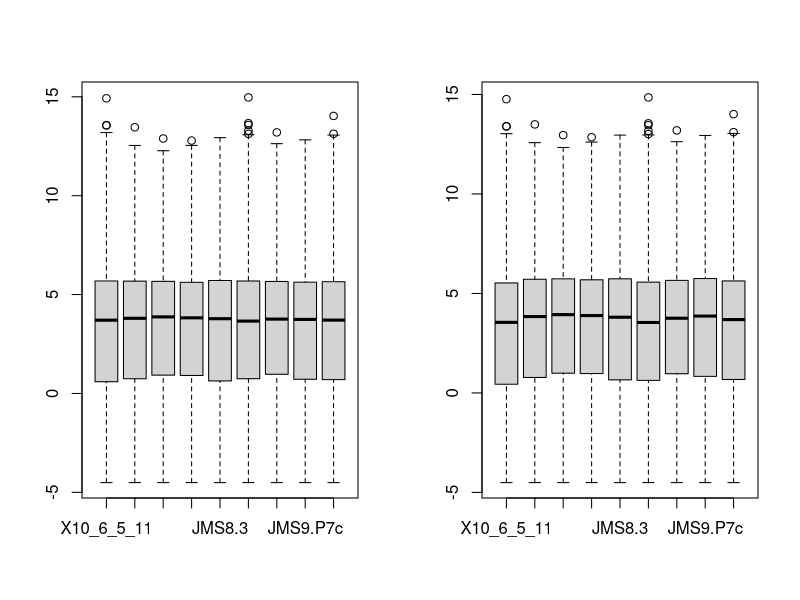
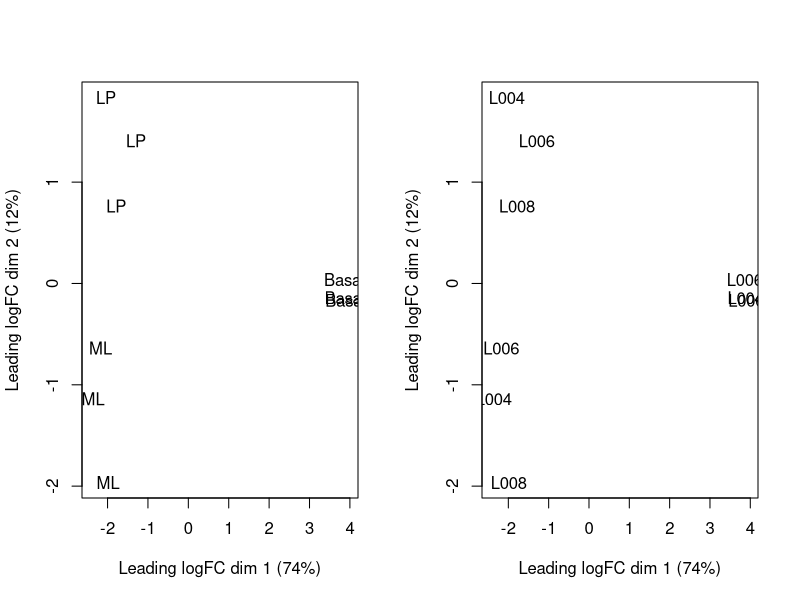
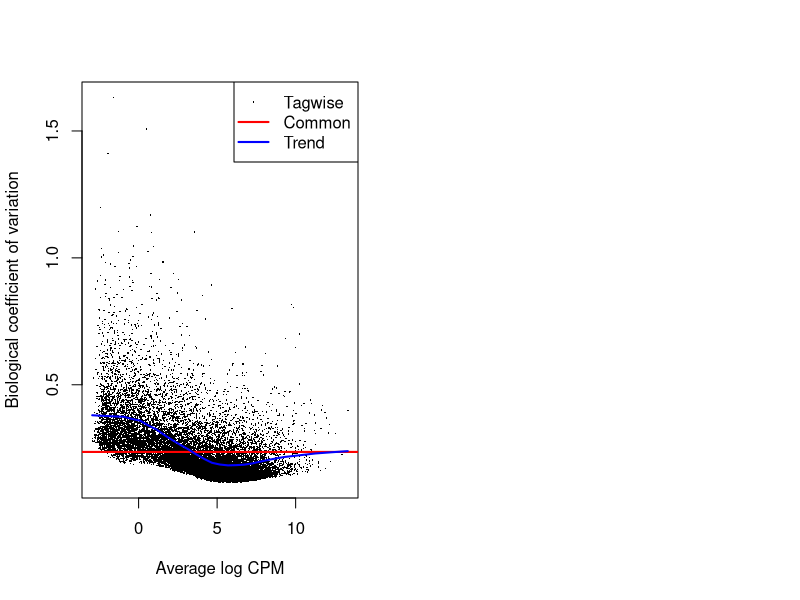

Reproduce these figures in R, in order.
library(edgeR)

x <- read.table("mouse.exercise.txt",header=T,row.names=1)
head(x)

size <- colSums(x)   # Library size of each sample
size

y <- DGEList(counts=x) # Special data object that the package use to fill it 
                       # with all the data and results of the analysis.
                       # Now it contains only the count table and some information about the samples. 
                       # 9 samples, their names are the one found in the count table, then it computes 
                       # the library size by itself and it adds two additional vectors, 
                       # group and normalization factor, by default initialized with only 1; 
                       # 'group' is for defining which are the replicates of what in our conditions, 
                       # normalization factors are the normalization factors that will be computed when we'll 
                       # perform the normalization of the original raw counts
                       # The starting count table contains the raw counts.
y

# Here we are in the scenario of a starting cell line that differentiates into 2 others cell lines.
group <- as.factor(c("LP", "ML", "Basal", "Basal", "ML", "LP", "Basal", "ML", "LP"))
y$samples$group <- group
y

# Sequencing lanes: the samples were loaded on the sequencer in the same run but splitted in different
# sequencing lanes.
lane <- as.factor(rep(c("L004","L006","L008"), c(3,4,2)))
y$samples$lane <- lane
y

head(y$counts)

# The following are preparation steps:
table(rowSums(y$counts==0)==9)  # Those are the genes with 0 counts in all the samples.
                                # The statistical estimation of the parameteres uses all the genes; 
                                # if I consider also the genes with mean = 0 and variance = 0, the 
                                # estimation will be confused.


# Default function employed by edgeR: it removes from the table the genes which have at 
# least one '0' in each condition
# Example1: if a gene have 0 in condition1 and 10 in condition2 I keep it
# Example2: if a gene have values (for replicates) in condition1 of 0,10,5 and 0,20,7 in condition2, 
# I remove it.
keep.exprs <- filterByExpr(y, group=group) 


y <- y[keep.exprs,, keep.lib.sizes=FALSE]
dim(y)

# It converts the raw counts into CPM --> 'log = TRUE' means that in the table it will not put
# CPM but log2(CPM)
logcpm_before <- cpm(y, log=TRUE)

# TMM normalization: in this function I have also other way to do normalization.
y <- calcNormFactors(y, method = "TMM")
y

# Now in fact the norm.factors are different from 1.
# We apply this normalization to obtain the situation in which most of the genes 
# don't change their expression.
# These norm.factors are the values used to multiply the original raw counts values.

# When I have the normalization factors, everything from that moment on will be done
# on normalized values, not on raw counts.

# So now I compute log(CPM), but after the normalization
logcpm <- cpm(y, log=TRUE)

# After the normalization, the medians are almost the same (each boxplot is shifted up or down).
# The effect of this shifting is that samples tend to have more or less the same median value
# (here the shift is not so much visible).
par(mfrow=c(1,2))
boxplot(logcpm)
boxplot(logcpm_before)

# The next step is to tell what are the dependencies among the different conditions 
# and replicates in my experiment.
design <- model.matrix(~group, data=y$samples)

# If we do not want to use an intercept, the syntax is model.matrix(~0+group, data=y$samples)
colnames(design) <- levels(y$samples$group)
design

# LP is beta1, ML is beta2, Basal is beta0.
# The model is: beta0 + beta1*X1 + beta2*X2
# Why the function choose by itself 'basal' as baseline? Because it's the first in alphabetical order,
# and also the others two are placed in alphabetical order.

# We don't model an explicit relationship between LP and ML.

# Quality control
logcpm <- cpm(y, log=TRUE)
plotMDS(logcpm, labels=group)

# Let's suppose that each sample is a point in the space and its coordinates are 
# the expression values of each gene --> so each sample is a point in a 20.000
# dimensional space --> the plot is a projection into 2D space of all the samples
# (human readable).
# The more similar two samples are according to expression of their genes, 
# the closer the points will be in 2D space. 
# 9 samples, so 9 points: the closer 2 samples are from the expression of genes
# point of view, the closest they are here in 2D.
# It's a quality control because I see that replicates are indeed of the same condition,
# they are similar.
# If I see the points mixed, I might have some problem in the data (in these cases
# we go back to check fastQC, % of rRNA, RIN, % of mapped reads...).
# plotMDS stands for 'multidimensional scaling' --> I have a dataset 
# with too many dimensions, I reduce it to 2 dimensions.

# I look if there's some influence of the sequencing lane
plotMDS(logcpm, labels=lane)
# The plot is good because they are all mixed up; otherwise I might have some bias
# in the sequencing.

# Estimate of dispersion (gene by gene the dispersion of expression of each of the gene across all the conditions)
# X-axis: gene by gene its average expression in logCPM
# Y-axis: square root of dispersion
# BCV is the square root of dispersion, key parameter for the estimation of the variance.
# Trend line used to correct original values and shrink them: the final estimate is 
# composed by the red line (common dispersion) and a gene specific contribution 
# that is computed according to the position of the original point and the trend line (blue).
y <- estimateDisp(y, design)
plotBCV(y)

y

y$common.dispersion

# Quasi-Linear fit: this function computes the beta values for all genes in all 
# conditions.
fit <- glmQLFit(y, design)

# Now everything is ready for the statistical test
# The first column in the design matrix was the baseline condition; 
# now I want to compare LP with basal: basal is the beta0
# 'coef = 2' means --> take the second column and compare it with the first one; 
# the function already knows implicitly to compare 2 with the first column (the baseline)

qlf.2vs1 <- glmQLFTest(fit, coef=2)
topTags(qlf.2vs1)
# In the logFC, the condition specified (in this case 2) will be the numerator 
# and the intercept the denominato (condition 1).
# logFC can be positive or negative: in this case LP is at numerator,
# logCPM is the average logCPM across this two conditions,
# F is the test-statistic value, for which it computes the p-value and the FDR.
# Typically the genes with FDR lower than 0.01 or 0.05 are the ones selected.

FDR <- p.adjust(qlf.2vs1$table$PValue, method="BH")
sum(FDR < 0.05)

summary(decideTests(qlf.2vs1))

summary(decideTests(qlf.2vs1, p.value=0.01, lfc=1)) 
# Here I also add a threshold on the logFC

#### This is ML vs basal
qlf.3vs1 <- glmQLFTest(fit, coef=3)
topTags(qlf.3vs1)
# I test 3 vs 2, ML vs LP, so ignoring the base condition.
# If logFC is negative, the expression is higher in LP, 
# If positive, it means that the expression is higher in ML.

# We now write explicitly what condition has to be compared to which. 
# In the logFC, the condition "1" will be the numerator and the "-1" the denominator.
qlf.3vs2 <- glmQLFTest(fit, contrast=c(0,-1,1))
topTags(qlf.3vs2)

# I can also perform a statistical test taking all the conditions together.
# I specify a range of coefficients: ANOVA test, which is a generalization of 
# the t-test to more than 2 samples. 
# Considering that here we have 3 conditions, I do the test considering all 3 
# conditions. The p-value tells me which are the most variable genes across
# the conditions I'm studying (but I don't know if the change is significant
# in each condition).
qlf <- glmQLFTest(fit, coef=2:3)
topTags(qlf)

# I try to call DE genes grouping by sequencing lanes (it's a sort of quality check)
design <- model.matrix(~0+lane,data=y$samples) 
# '0' means that there isn't an intercept (the 3 lanes are independent with one another)
# In this case the number of replicates is not the same across conditions
# (3 for lane4, 4 for lane6 and 2 for lane8) --> it's not advisable but it still works.
# With only 1 replicate in a condition would throw an error (unreliable estimate 
# of the parameters) but with 2 is ok.

design

y <- estimateDisp(y, design)
fit <- glmQLFit(y, design)

qlfLane1.2 <- glmQLFTest(fit, contrast=c(-1,1,0))  
topTags(qlfLane1.2) 
# With a threshold of 0.05 on the FDR, I consider only 1 gene to be DE
# (I expected 0 but this is good anyway)

qlfLane1.3 <- glmQLFTest(fit, contrast=c(-1,0,1))
topTags(qlfLane1.3)

summary(decideTests(qlfLane1.2))
# Happily, I get only 1 DE genes in all the comparisons 
# (otherwise there would have been sequencing bias, batch effect)
# Also, this gene is borderline (with a threshold of 0.01 it wouldn't be considered DE).

summary(decideTests(qlfLane1.3))
